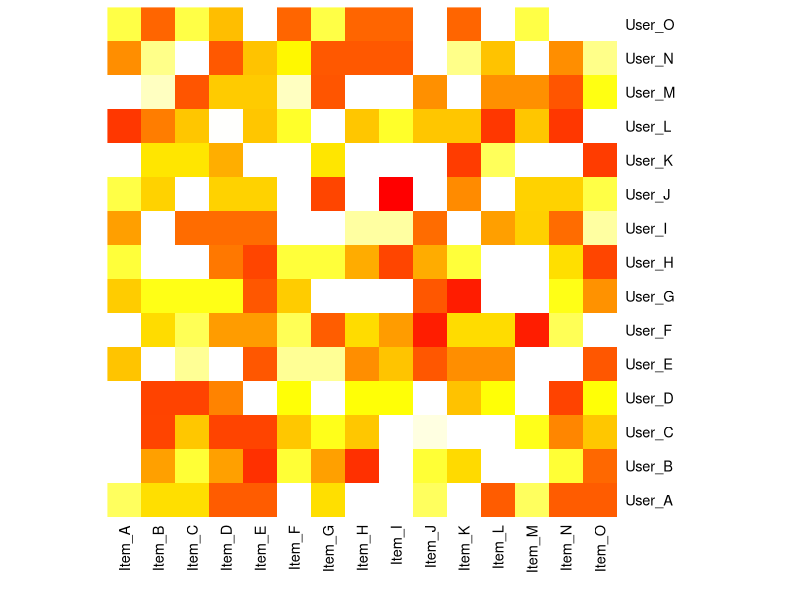
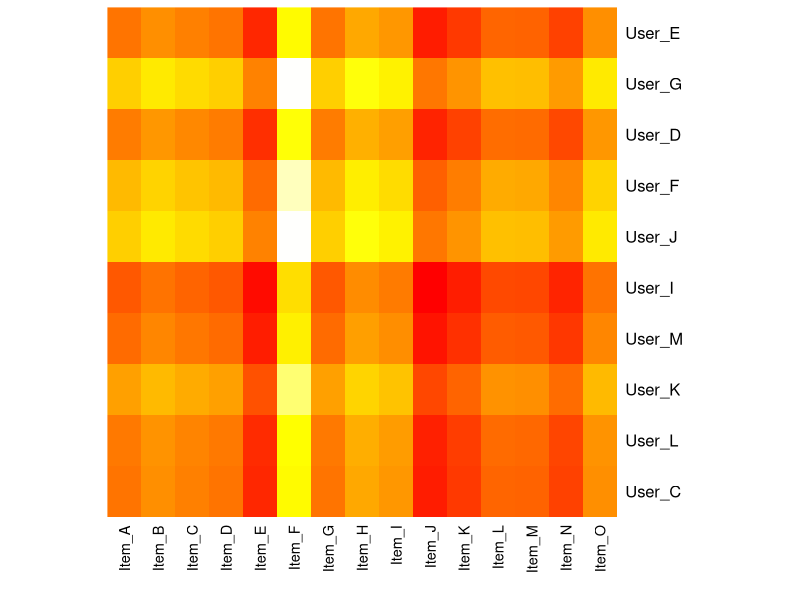

R code for these plots, in order:
## ---- chunk 1
# randomly create a toy square matrix with n users and items, ranking 1 to 5
# in the code below, n cannot be > 27 because english alphabet ;)

# set simulation vars
set.seed(643)
n <- 15
percentNAs <- .3
probs <- c(1-percentNAs, percentNAs)
users <- paste("User_", LETTERS[1:n], sep="")
items <- paste("Item_", LETTERS[1:n], sep="")

# generate data
toyDF <- as.data.frame(replicate(n, floor(runif(n, 1,6))))
 
# add NAs via: https://stackoverflow.com/questions/27454265/r-randomly-insert-nas-into-dataframe-proportionaly
toyDF <- as.data.frame(
    lapply(toyDF, function(df) df[sample(c(TRUE, NA), prob = probs, size = length(df), replace = TRUE) ]), 
    row.names = users, 
    col.names = items)

knitr::kable(toyDF)
## ---- chunk 2
heatmap(as.matrix(toyDF), Rowv=NA, Colv=NA, col = heat.colors(256))
## ---- chunk 3
train_index <- sample(n, size = floor(2/3 * n), replace=F)
train <- toyDF[train_index, ]
test <- toyDF[-train_index, ]
## ---- chunk 4
train_raw_avg <- mean(as.matrix(train), na.rm=TRUE)
train_raw_avg
## ---- chunk 5
RMSE <- function(observed, predicted) {
    # get RMSE
    sqrt(mean((observed - predicted)^2, na.rm=TRUE))
}

trainRMSE <- RMSE(as.matrix(train), train_raw_avg)
trainRMSE
testRMSE <- RMSE(as.matrix(test), train_raw_avg)
testRMSE
## ---- chunk 6
user_bias_train <- rowMeans(as.matrix(train), na.rm = T) - train_raw_avg
user_bias_test <- rowMeans(as.matrix(test), na.rm = T) - train_raw_avg
item_bias_train <- colMeans(as.matrix(train), na.rm = T) - train_raw_avg
user_bias_train
user_bias_test
item_bias_train
## ---- chunk 7
baseline_predictor <- function(rawAvg, userBias, itemBias) {
    # calculates predictions based on rawaverage and user and item bias calcs
    userlist <- names(userBias)
    itemlist <- names(itemBias)
    df <- data.frame()
    
    for (i in userBias) {
        UserPred <- rawAvg + i + itemBias
        df <- rbind(df, UserPred)
    }
    
    # make sure we don't exceed our max and min values
    df[df > 5] <- 5
    df[df < 1] <- 1
    
    row.names(df) <- userlist
    names(df) <- itemlist
    df
}

trainPredictions <- baseline_predictor(train_raw_avg, user_bias_train, item_bias_train)
heatmap(as.matrix(trainPredictions), Rowv=NA, Colv=NA, scale = 'none', col = heat.colors(256))
knitr::kable(trainPredictions)
testPredictions <- baseline_predictor(train_raw_avg, user_bias_test, item_bias_train)
knitr::kable(testPredictions)
## ---- chunk 8
trainPredictionRSME <- RMSE(as.matrix(trainPredictions), train_raw_avg)
trainPredictionRSME
testPredictionRSME <- RMSE(as.matrix(testPredictions), train_raw_avg)
testPredictionRSME
## ---- chunk 9
trainVec <- c(trainRMSE,
              trainPredictionRSME,
              (1-trainPredictionRSME/trainRMSE)*100)
testVec <- c(testRMSE, 
             testPredictionRSME, 
             (1-testPredictionRSME/testRMSE)*100)
summary <- data.frame(trainVec, testVec)
names(summary) <- c("train", "test")
row.names(summary) <- c("Raw Average RMSE", 
                       "Simple Predictor RMSE", 
                       "Percent Improvement")
knitr::kable(summary)
